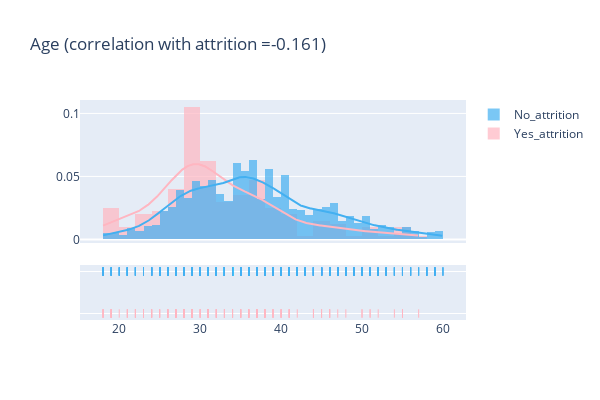

Notebook code cell kept with this figure:
### Code cell
plot_distribution('Age', False)

### Figure 1 — Plotly figure (JSON) as saved in the notebook; plotly's stock layout.template omitted (floating-point values rounded to 4 significant figures; data arrays with more than 128 entries replaced by an {"elided": "..."} marker saying what was removed)
{"data": [{"autobinx": false, "histnorm": "probability density", "legendgroup": "Yes_attrition", "marker": {"color": "lightpink"}, "name": "Yes_attrition", "opacity": 0.7, "type": "histogram", "x": {"elided": "200 int values"}, "xaxis": "x", "xbins": {"end": 57, "size": false, "start": 18}, "yaxis": "y"}, {"autobinx": false, "histnorm": "probability density", "legendgroup": "No_attrition", "marker": {"color": "#43b0f1"}, "name": "No_attrition", "opacity": 0.7, "type": "histogram", "x": {"elided": "1477 int values"}, "xaxis": "x", "xbins": {"end": 60, "size": false, "start": 18}, "yaxis": "y"}, {"legendgroup": "Yes_attrition", "marker": {"color": "lightpink"}, "mode": "lines", "name": "Yes_attrition", "showlegend": false, "type": "scatter", "x": {"elided": "500 float values"}, "xaxis": "x", "y": {"elided": "500 float values"}, "yaxis": "y"}, {"legendgroup": "No_attrition", "marker": {"color": "#43b0f1"}, "mode": "lines", "name": "No_attrition", "showlegend": false, "type": "scatter", "x": {"elided": "500 float values"}, "xaxis": "x", "y": {"elided": "500 float values"}, "yaxis": "y"}, {"legendgroup": "Yes_attrition", "marker": {"color": "lightpink", "symbol": "line-ns-open"}, "mode": "markers", "name": "Yes_attrition", "showlegend": false, "type": "scatter", "x": {"elided": "200 int values"}, "xaxis": "x", "y": {"elided": "200 str values"}, "yaxis": "y2"}, {"legendgroup": "No_attrition", "marker": {"color": "#43b0f1", "symbol": "line-ns-open"}, "mode": "markers", "name": "No_attrition", "showlegend": false, "type": "scatter", "x": {"elided": "1477 int values"}, "xaxis": "x", "y": {"elided": "1477 str values"}, "yaxis": "y2"}], "layout": {"barmode": "overlay", "height": 400, "hovermode": "closest", "legend": {"traceorder": "reversed"}, "title": {"text": "Age (correlation with attrition =-0.161)"}, "width": 600, "xaxis": {"anchor": "y2", "domain": [0, 1], "zeroline": false}, "yaxis": {"anchor": "free", "domain": [0.35, 1], "position": 0}, "yaxis2": {"anchor": "x", "domain": [0, 0.25], "dtick": 1, "showticklabels": false}}}
